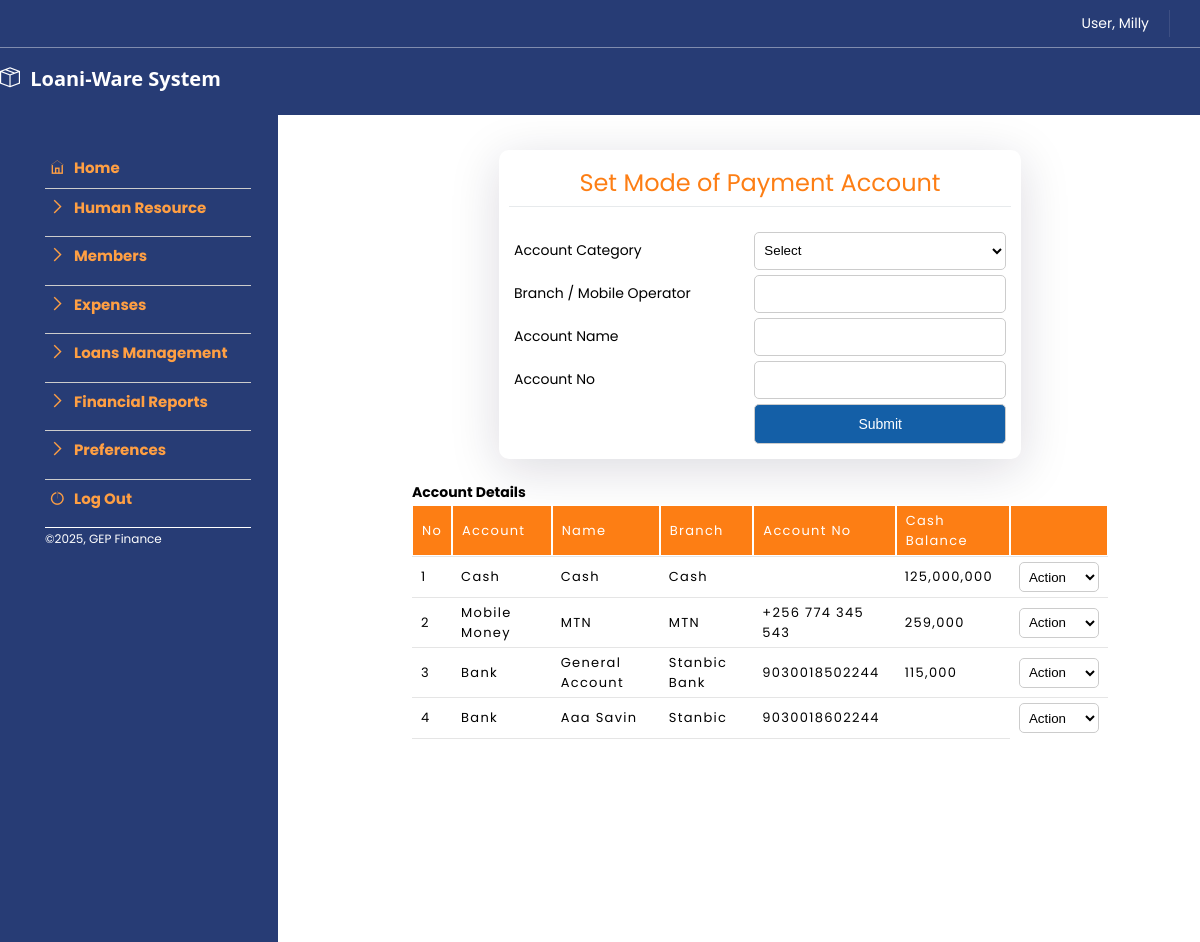
The page /data_files/mop_account.php (signed in) on the database its author committed.
### tables this page shows
CREATE TABLE IF NOT EXISTS `mop_accounts` (
  `id` char(10) NOT NULL,
  `acc_name` char(50) NOT NULL,
  `acc_branch` char(50) NOT NULL,
  `acc_no` char(20) NOT NULL,
  `mop` char(10) NOT NULL,
  `entry_date` date NOT NULL,
  PRIMARY KEY (`id`)
);

CREATE TABLE IF NOT EXISTS `mop` (
  `id` char(2) NOT NULL,
  `name` char(20) NOT NULL,
  UNIQUE KEY `id` (`id`)
);

### data_files/mop_account.php (the view, shortened to what this page needs)
<?php
require_once('../data_files/page_settings.php');
?>
<!DOCTYPE html>
<html lang="en">
  <head>
   <?php include('link_docs.php') ?>
</head>
<body>
<div class="main_bd_wrap">
           <div class="main-sidebar col-lg-9">
            <div class="form_wrap_min">
    <div class="form_header">Set Mode of Payment Account</div>
  <form name="form1" id="form1" method="post" >
    <table width="100%" cellspacing="5" cellpadding="5" align="center" class="form-display">
      <tr>
        <td>Account Category </td>
        <td>
          <select name="mop" class="text-input" id="mop">
            <option selected="selected" value="">Select</option>
              </select></td>
      </tr>
       <tr>
        <td>Branch / Mobile Operator </td>
        <td><input type="text" name="branch" id="branch" class="text-input" /></td>
      </tr>
      <tr>
        <td>Account Name </td>
        <td><input type="text" name="name" id="name" class="text-input" /></td>
      </tr>
      <tr>
        <td>Account No </td>
        <td><input type="text" name="accNo" id="accNo" class="text-input" /></td>
      </tr>
      <tr>
        <td>&nbsp;</td>
        <td><input type="submit" name="submit" id="submit" value="Submit" class="button-input" /></td>
      </tr>
    </table>
  </form>
  </div>
<div style="width:80%;margin:18px auto">
  <div style="font-weight:bold;font-size:14px;">Account Details</div>
  <table width="100%" align="center" cellspacing="0" cellpadding="5" class="report_display">
            <tr>
             <td>No</td>
             <td>Account</td>
             <td>Name</td>
             <td>Branch</td>
             <td>Account No</td>
             <td>Cash Balance</td>
             <td></td>
            </tr>
 <?php
  $get_bank = mysqli_query($connect,"SELECT a.id, a.acc_name, a.acc_branch, a.acc_no, m.name FROM mop_accounts a, mop m WHERE m.id=a.mop");
    if(mysqli_num_rows($get_bank))
    {
      $array = array('125,000,000','259,000','115,000');
      $index = 0;
      while($rw = mysqli_fetch_array($get_bank))
        {
          $count+=1;
          echo '<tr>
                   <td class="table_content">'.$count.'</td>
                   <td class="table_content">'.$rw[4].'</td>
                   <td class="table_content">'.$rw[1].'</td>
                   <td class="table_content">'.$rw[2].'</td>
                   <td class="table_content">'.$rw[3].'</td>
                   <td class="table_content">'.$array[$index].'</td>
                   <td class="table_content">
                      <select name="action" class="text-input" style="width:80px;height:30px;" id="'.$count.'">
                                <option selected="selected" value="">Action</option>
                                <option value="'.$rw[0].'_edit">Edit</option>
                                <option value="'.$rw[0].'_delete">Delete</option>
                            </select></td>
                 </tr>';
         $index+=1;
       }
    } else {
       echo '<tr>
               <td colspan="7" class="table_content">No Result(s) Found</td>
             </tr>';
    }
?>
   <tr>
       <td colspan="6"><div style="height:90px">&nbsp;</div></td>
   </tr>
 </table>
</div>
</div>
        </div>
    <?php
      echo footer_sec();
    ?>
  </body>
</html>

### data_css/print_layout.css (style rules this page uses)
body { font: 12px Segoe UI, "Times New Roman", Times, serif; line-height: 1.3; margin:0px !important; border:0px !important; }
#print, #sub_right, #left, #form1, .link, .form_header, .action, .search, .close, #search, #top_wrap, #print_rpt, #sms ,input[type=checkbox],#action_hdr { display:none !important; }

### data_css/style.css (style rules this page uses)
* { box-sizing: border-box; padding: 0; margin: 0; }
body { font-size: 14px; font-family: 'Poppins', sans-serif; line-height: 1.9; }
:root { --primary-color: #F5F5FA; }
@media (min-width: 1200px) { .main-sidebar.col-lg-9 { flex: 0 0 calc(100% - 300px); } }
.main_bd_wrap { margin-bottom: 70px; }
.main-sidebar { order: 1; padding: 0 15px; border-radius: 10px; }
.col-lg-9 { position: relative; width: 100%; min-height: 1px; padding-right: 15px; padding-left: 15px; max-width: 95%; margin: 15px 0; left: 310px; }
.text-input { width: 100%; height: 38px; border-radius: 5px; border: solid 1px #CCC; padding: 0 5px; background-color: #fff }
.button-input { width: 100%; height: 40px; border-radius: 5px; border: solid 1px #CCC; background-color: #145FA7; color: #fff; font-size: 14px; }
.form_wrap_min { width:60%; margin:20px auto; border-radius: 10px; box-shadow: rgba(17, 12, 46, 0.15) 0px 10px 50px 0px; padding: 10px; }
.form_header { width:100%; font-size:24px; color:#fd7e14; text-align: center; margin-bottom: 20px; border-bottom: solid 1px #e7eaec; }
table.report_display td { border-top: 1px solid rgba(0,0,0,.1); padding: 5px 9px; vertical-align: middle; line-height: 1.5em; letter-spacing: 0.1em; font-size: 13px; }
.report_display tr:first-child { background-color: #fd7e14; color: #fff; }
.report_display tr:first-child td { border: solid 1px #fff; }

### rows shown on the page
mop_accounts: mop.name "Cash", acc_name "Cash", acc_branch "Cash"
mop_accounts: mop.name "Mobile Money", acc_name "MTN", acc_branch "MTN", acc_no "+256 774 345 543", index "259,000"
mop_accounts: mop.name "Bank", acc_name "General Account", acc_branch "Stanbic Bank", acc_no "9030018502244", index "115,000"
mop_accounts: mop.name "Bank", acc_name "Aaa Savin", acc_branch "Stanbic", acc_no "9030018602244"

### other values the page prints
$_SESSION['sess_user'] "Milly"
